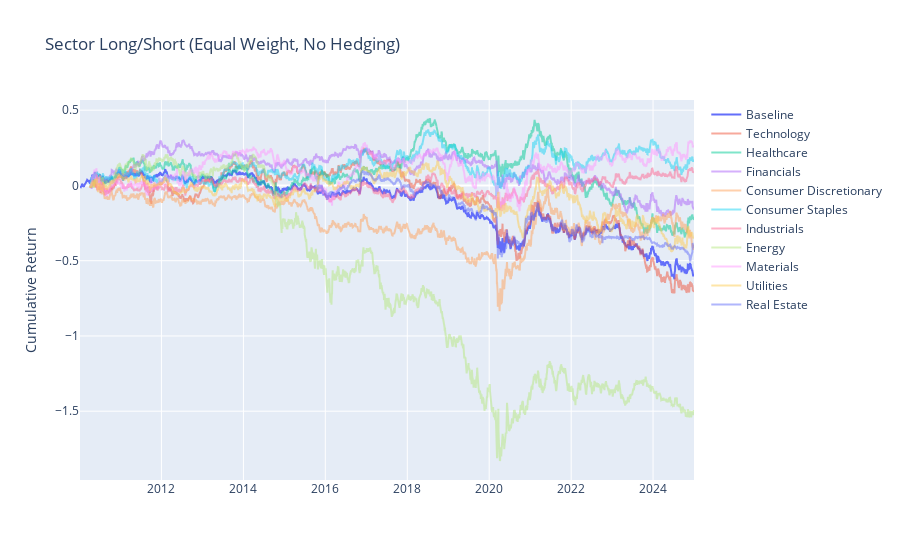

Notebook source saved alongside this figure:
### Code cell
sector_etfs = {
    'Baseline': {
        "Large-Cap": "SPY",
        "Small-Cap": "^SP600"
    },
    "Technology": {
        "Large-Cap": "XLK",
        "Small-Cap": "PSCT"
    },
    "Healthcare": {
        "Large-Cap": "XLV",
        "Small-Cap": "PSCH"
    },
    "Financials": {
        "Large-Cap": "XLF",
        "Small-Cap": "PSCF"
    },
    "Consumer Discretionary": {
        "Large-Cap": "XLY",
        "Small-Cap": "PSCD"
    },
    "Consumer Staples": {
        "Large-Cap": "XLP",
        "Small-Cap": "PSCC"
    },
    "Industrials": {
        "Large-Cap": "XLI",
        "Small-Cap": "PSCI"
    },
    "Energy": {
        "Large-Cap": "XLE",
        "Small-Cap": "PSCE"
    },
    "Materials": {
        "Large-Cap": "XLB",
        "Small-Cap": "PSCM"
    },
    "Utilities": {
        "Large-Cap": "XLU",
        "Small-Cap": "PSCU"
    },
    "Real Estate": {
        "Large-Cap": "XLRE",
        "Small-Cap": "ROOF"
    }
}


fig = go.Figure()

for sector,(large,small) in sector_etfs.items():
    large_cap_ticker = sector_etfs[sector][large]
    small_cap_ticker = sector_etfs[sector][small]
    # print(f'Sector: {sector}, Large Cap: {large_cap_ticker}, Small Cap {small_cap_ticker}')
    sector_long_short = backtest_pair_hedge(small_cap_ticker,large_cap_ticker, start = date(2010,1,1),end = date(2025,1,1))

    fig.add_trace(
        go.Scatter(
            x = sector_long_short.index,
            y = sector_long_short['cumulative_return'],
            name = sector,
            opacity= 0.5 if sector != 'Baseline' else 1
        )
    )

fig.update_layout(title = 'Sector Long/Short (Equal Weight, No Hedging)')
fig.update_yaxes(title = 'Cumulative Return')
fig.show()

### Figure 1 — Plotly figure (JSON) as saved in the notebook; plotly's stock layout.template omitted (floating-point values rounded to 4 significant figures; data arrays with more than 128 entries replaced by an {"elided": "..."} marker saying what was removed)
{"data": [{"name": "Baseline", "opacity": 1, "type": "scatter", "x": {"elided": "3773 str values"}, "y": {"elided": "3773 float values"}}, {"name": "Technology", "opacity": 0.5, "type": "scatter", "x": {"elided": "3709 str values"}, "y": {"elided": "3709 float values"}}, {"name": "Healthcare", "opacity": 0.5, "type": "scatter", "x": {"elided": "3709 str values"}, "y": {"elided": "3709 float values"}}, {"name": "Financials", "opacity": 0.5, "type": "scatter", "x": {"elided": "3709 str values"}, "y": {"elided": "3709 float values"}}, {"name": "Consumer Discretionary", "opacity": 0.5, "type": "scatter", "x": {"elided": "3709 str values"}, "y": {"elided": "3709 float values"}}, {"name": "Consumer Staples", "opacity": 0.5, "type": "scatter", "x": {"elided": "3709 str values"}, "y": {"elided": "3709 float values"}}, {"name": "Industrials", "opacity": 0.5, "type": "scatter", "x": {"elided": "3709 str values"}, "y": {"elided": "3709 float values"}}, {"name": "Energy", "opacity": 0.5, "type": "scatter", "x": {"elided": "3709 str values"}, "y": {"elided": "3709 float values"}}, {"name": "Materials", "opacity": 0.5, "type": "scatter", "x": {"elided": "3709 str values"}, "y": {"elided": "3709 float values"}}, {"name": "Utilities", "opacity": 0.5, "type": "scatter", "x": {"elided": "3709 str values"}, "y": {"elided": "3709 float values"}}, {"name": "Real Estate", "opacity": 0.5, "type": "scatter", "x": {"elided": "2322 str values"}, "y": {"elided": "2322 float values"}}], "layout": {"title": {"text": "Sector Long/Short (Equal Weight, No Hedging)"}, "yaxis": {"title": {"text": "Cumulative Return"}}}}
